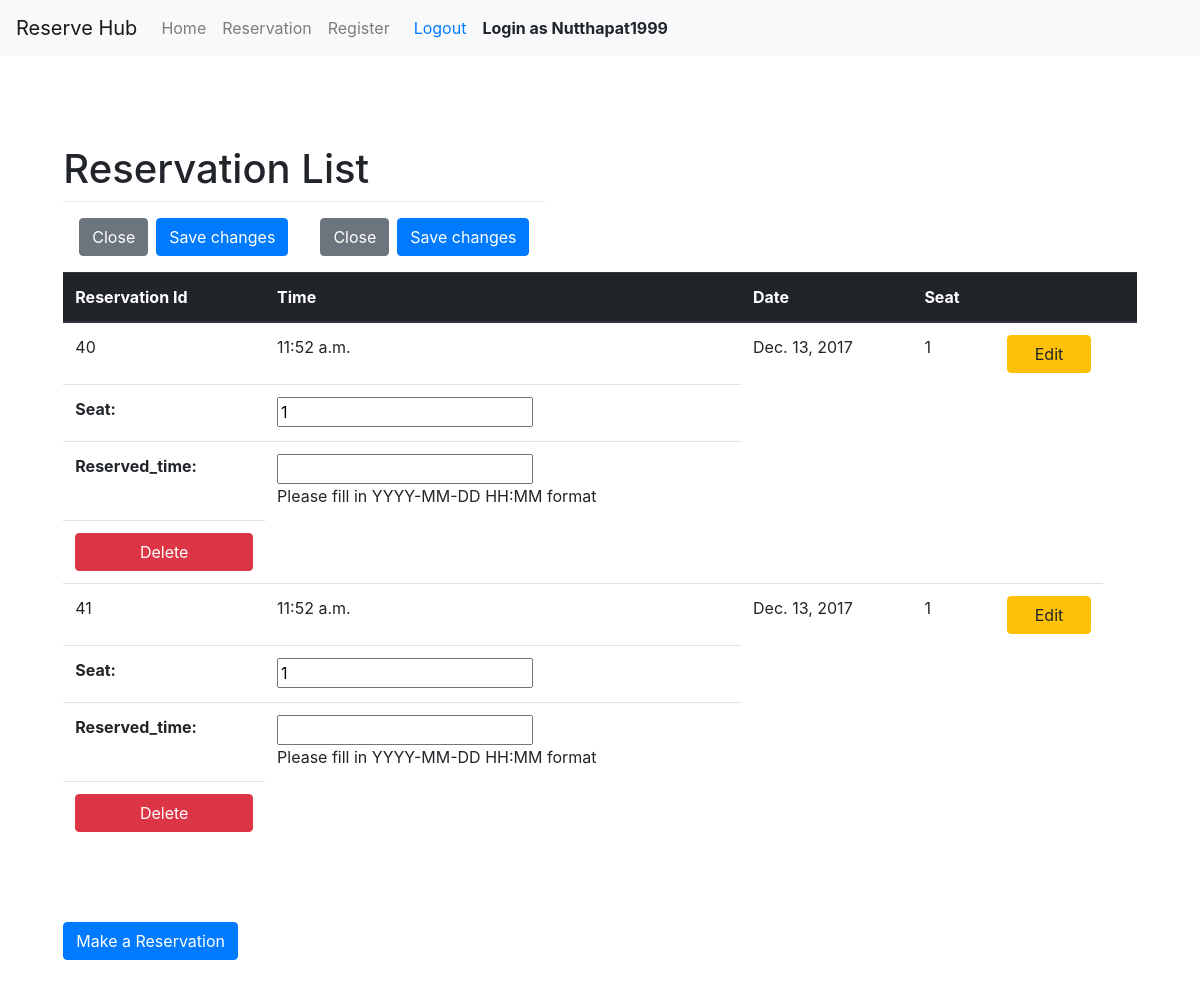
Screenshot of /reservation/ (signed in) with the database file from the repository.
### reservation/models.py (models this page shows, shortened)
class ReservationData(models.Model):
    seat = models.PositiveIntegerField(default=1)
    reserved_time = models.DateTimeField('reserved_time',help_text="Please fill in YYYY-MM-DD HH:MM format")
    reserved_by = models.ForeignKey(User, on_delete=models.CASCADE)
    class Meta:
        ordering = ('reserved_time',)

### reservation/views.py (the view)
class ReservationListView(ListView):
    login_url = reverse_lazy('auth_login')
    model = ReservationData
    template_name = 'reservation/reservation_list.html'
    context_object_name = 'reservations'
    def get(self, request, *args, **kwargs):
        print(request.user.is_authenticated)
        if not request.user.is_authenticated:
            return redirect(self.login_url)
        else :
            response = super(ReservationListView, self).get(request=request,kwargs=kwargs)
            return response
    def get_queryset(self):
        username = self.request.user
        return ReservationData.objects.filter(reserved_by=username)
    def get_context_data(self, **kwargs):
        context = super().get_context_data(**kwargs)
        context['reservation_edit_form'] = ReservationUpdate(request=self.request).get_form()
        return context

### templates/reservation/reservation_list.html (shortened to what this page needs)
{% extends 'base.html' %}
{% load staticfiles %}
{% load bootstrap %}
{% block content %}
    <div class="container">
        <div class="wrapper">
            <div class="row">
                <h1>Reservation List</h1>
            </div>
            <div class="row">
                <table class="table">
                    <thead class="thead-dark">
                    <tr>
                        <th scope="col">Reservation Id</th>
                        <th scope="col">Time</th>
                        <th scope="col">Date</th>
                        <th scope="col">Seat</th>
                        <th></th>
                        <th></th>
                    </tr>
                    </thead>
                    <tbody>
                    {% for reservation in reservations %}
                        <tr>
                            <td>{{ reservation.id }}</td>
                            <td>{{ reservation.reserved_time.time }}</td>
                            <td>{{ reservation.reserved_time.date }}</td>
                            <td>{{ reservation.seat }}</td>
                            <td>
                                <button type="button" class="btn btn-warning col" data-toggle="modal" data-target="#editModal">
                                    Edit
                                </button>
                                <div class="modal fade" id="editModal" tabindex="-1" role="dialog" aria-labelledby="editModalLabel" aria-hidden="true">
                                    <div class="modal-dialog" role="document">
                                        <div class="modal-content">
                                            <form method="POST" action="{% url 'reservation:update' reservation.id %}">
                                                <div class="modal-body">
                                                    {{ reservation_edit_form | bootstrap }}
                                                </div>
                                                <div class="modal-footer">
                                                    <button type="button" class="btn btn-secondary" data-dismiss="modal">Close</button>
                                                    <button type="submit" class="btn btn-primary">Save changes</button>
                                                </div>
                                            </form>
                                        </div>
                                    </div>
                                </div>
                            </td>
                            <td>
                                <button type="button" class="btn btn-danger col" data-toggle="modal" data-target="#deleteModal">
                                    Delete
                                </button>
                            </td>
                        </tr>
                    {% empty %}
                        <td colspan="6" class="text-center bg-warning">No Reservation</td>
                    {% endfor %}
                    </tbody>
                </table>
            </div>
            <div class="row">
                <a class="btn btn-primary" href="{% url 'reservation:create' %}">Make a Reservation</a>
            </div>
        </div>
    </div>
{% endblock %}

### templates/header.html (shortened to what this page needs)
<nav class="navbar navbar-expand-lg navbar-light bg-light">
    <a class="navbar-brand" href="{% url 'home:index'%}">Reserve Hub</a>
    <div class="collapse navbar-collapse" id="navbarSupportedContent">
      <ul class="navbar-nav">
        <li class="nav-item">
          <a class="nav-link" href="{% url 'home:index'%}">Home</a>
        </li>
        <li class="nav-item">
          <a class="nav-link" href="{% url 'reservation:list'%}">Reservation<span class="sr-only">(current)</span></a>
        </li>
        <li class="nav-item">
          <a class="nav-link" href="{% url 'registration_register'%}">Register<span class="sr-only">(current)</span></a>
        </li>
      </ul>
        {% if user.is_authenticated %}
            <a class="nav-link" href="{% url 'auth_logout' %}">Logout</a>
            <a class="navbar-text"><strong>Login as {{ user.get_username }}</strong></a>
        {% else %}
            <a class="nav-link" href="{% url 'auth_login'%}">Login</a>
        {% endif %}
    </div>
  </nav>

### rows the page displays
ReservationData: id "40", reserved_time.time "11:52 a.m.", reserved_time "Dec. 13, 2017", seat "1"
ReservationData: id "41", reserved_time.time "11:52 a.m.", reserved_time "Dec. 13, 2017", seat "1"

### other values shown
{{ user.get_username }} "Nutthapat1999"
